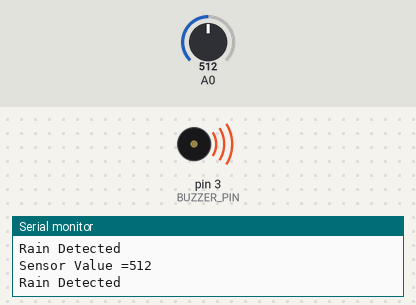
The sketch below on a simulated Arduino Uno, built with avr-gcc and run on an emulated ATmega328P. Parts: buzzer (waves = sounding, pin HIGH), the last lines printed to the serial monitor. The inputs (shaded band) are chosen by the test bench; at power-on: A0 = 512.

Above: at 6.2 s.
6.3 s: A0 set to 984
8.2 s: A0 set to 1007
At 9.9 s:
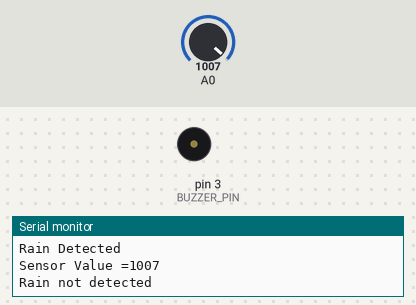
11.5 s: A0 set to 990
At 12.3 s:
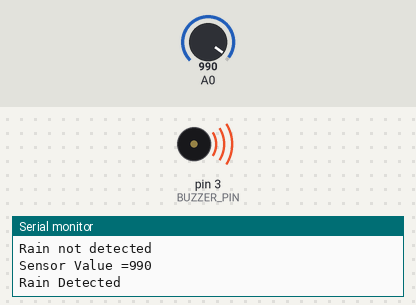
13.5 s: A0 set to 1010
At 15.1 s:
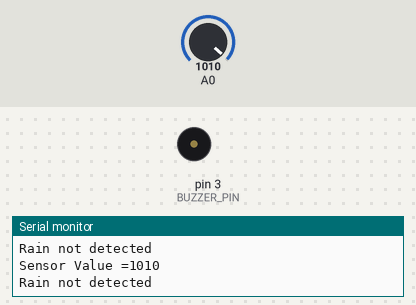
Timing chart, 0 to 16.5 s (numbered marks = the images above; inputs shaded):
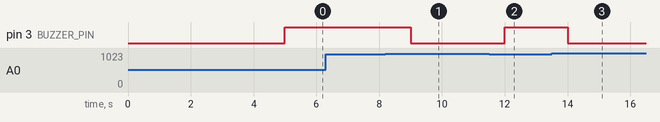

Measured:
- the behaviour switches between 999 and 1000 on A0 (found by bisection; images 0 and 1)
- after the input at 8.2 s, pin 3 (BUZZER_PIN): HIGH → LOW after 0.80 s
- after the input at 11.5 s, pin 3 (BUZZER_PIN): LOW → HIGH after 0.50 s
- after the input at 13.5 s, pin 3 (BUZZER_PIN): HIGH → LOW after 0.51 s

The sketch:

Rain_Sensor.ino
```cpp
#define BUZZER_PIN 3

void setup() {
  pinMode(BUZZER_PIN,OUTPUT);
  pinMode(A0,INPUT);
  Serial.begin(9600);
  Serial.println("Setting Up in Progress");
  delay(5000);
  Serial.println("Done");
}

void loop() {
  int SensorValue = analogRead(A0);
  Serial.print("Sensor Value =");
  Serial.println(SensorValue);
  if (SensorValue <1000){
    digitalWrite(BUZZER_PIN,HIGH);
    Serial.println("Rain Detected");
  }
  else{
    digitalWrite(BUZZER_PIN,LOW);
    Serial.println("Rain not detected");
  }
  delay(1000);
}
```
